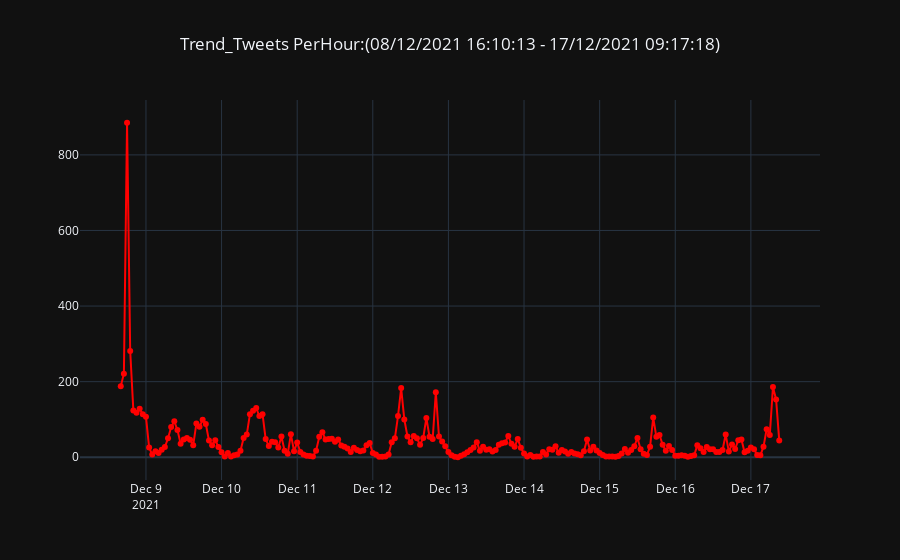

The cell this chart's notebook holds for it:
### Code cell
#plot per hour 
fig = go.Figure(go.Scatter(x= per_h['date'],
                          y=per_h['count'],
                          mode ='markers+lines',
                          name ="Submissions",
                          marker_color = 'red'))
fig.update_layout(
    title_text = 'Trend_Tweets PerHour:({} - {})'.format(bj['date'].sort_values()[8872].strftime("%d/%m/%Y %H:%M:%S"),
                                                       bj['date'].sort_values().iloc[-1].strftime("%d/%m/%Y %H:%M:%S")),template="plotly_dark",
    title_x=0.5)
fig.show ()

### Figure 1 — Plotly figure (JSON) as saved in the notebook; plotly's stock layout.template omitted (floating-point values rounded to 4 significant figures; data arrays with more than 128 entries replaced by an {"elided": "..."} marker saying what was removed)
{"data": [{"marker": {"color": "red"}, "mode": "markers+lines", "name": "Submissions", "type": "scatter", "x": {"elided": "210 str values"}, "y": {"elided": "210 int values"}}], "layout": {"title": {"text": "Trend_Tweets PerHour:(08/12/2021 16:10:13 - 17/12/2021 09:17:18)", "x": 0.5}}}
